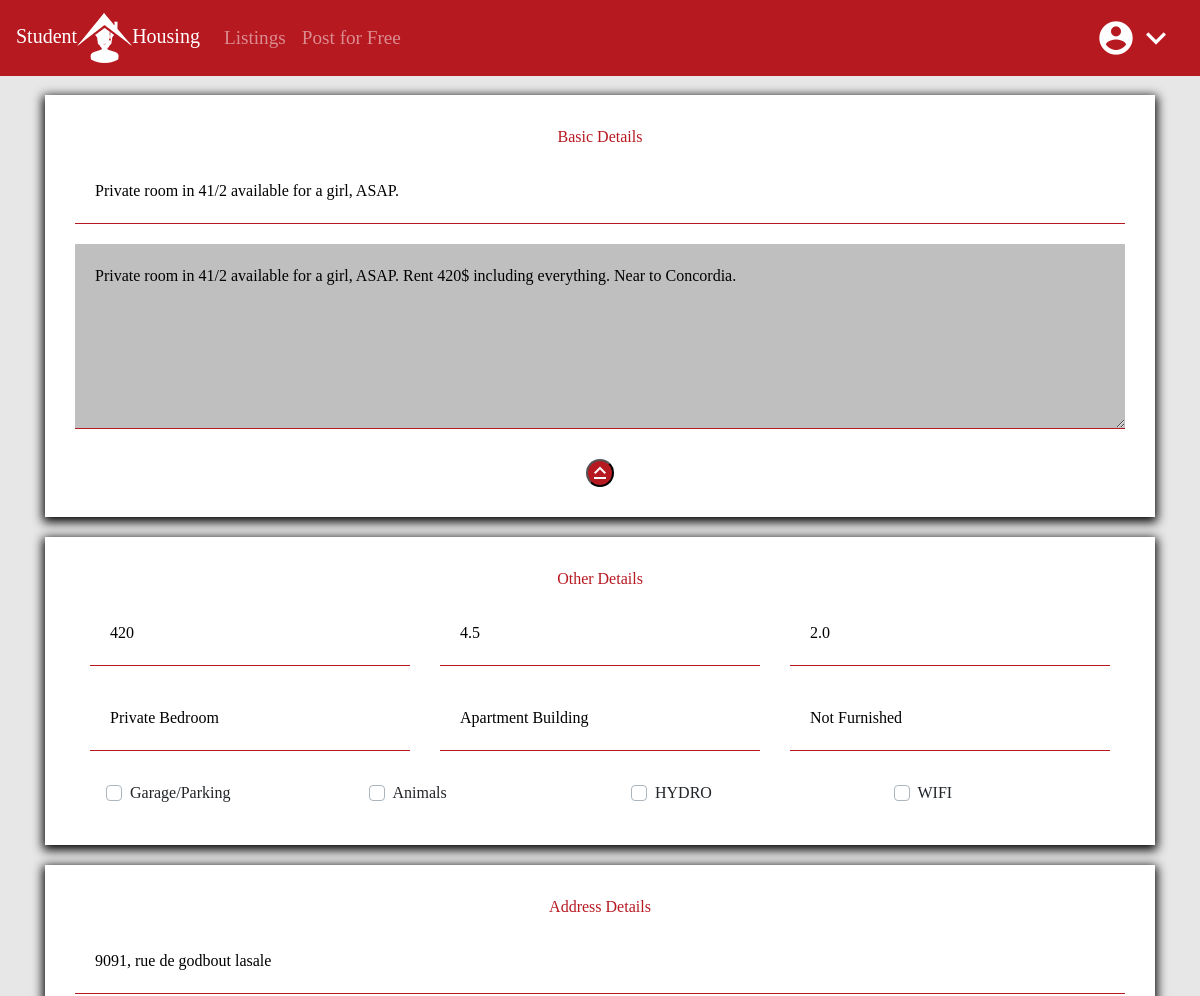
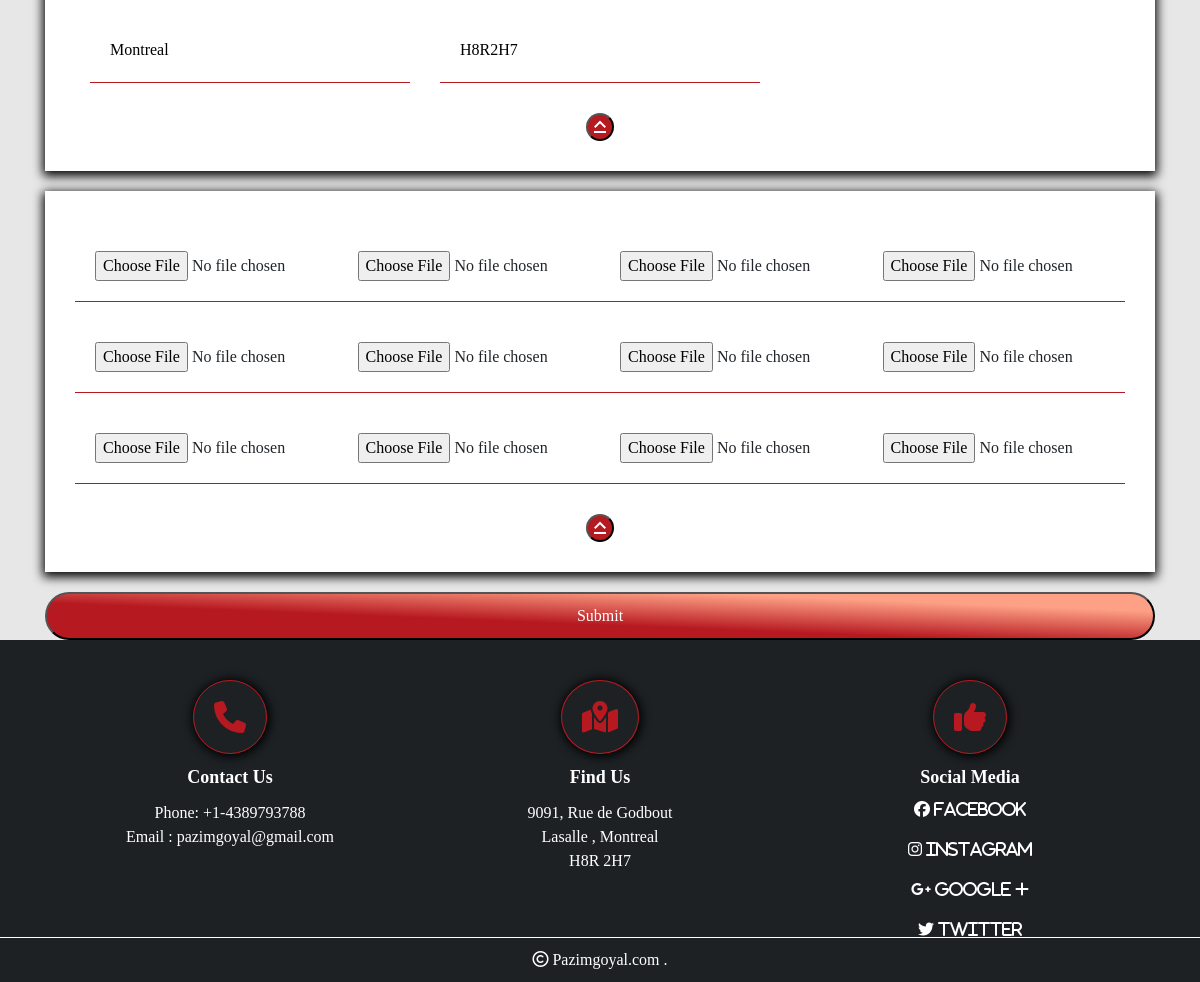
Page /edit/12 (signed in) on the committed database (2 pictures, top to bottom).
### listings/models.py (models this page shows, shortened)
class HouseListings(models.Model):
    title = models.CharField(max_length=200)
    description = models.TextField(blank=True)
    price = models.IntegerField()
    address = models.CharField(max_length=200, default="")
    city = models.CharField(max_length=10, choices=city)
    zipCode = models.CharField(max_length=10)
    building_type = models.CharField(choices=typeB, max_length=18)
    garage = models.BooleanField(default=False)
    space_given = models.CharField(choices=space, max_length=15)
    created_date = models.DateTimeField(default=timezone.now, blank=True)
    is_published = models.BooleanField(default=True)
    image1 = models.ImageField(upload_to='photos/%Y%m%d/', default="default.jpeg")
    image2 = models.ImageField(upload_to='photos/%Y%m%d/', blank=True)
    image3 = models.ImageField(upload_to='photos/%Y%mb%d/', blank=True)
    image4 = models.ImageField(upload_to='photos/%Y%m%d/', blank=True)
    image5 = models.ImageField(upload_to='photos/%Y%m%d/', blank=True)
    image6 = models.ImageField(upload_to='photos/%Y%m%d/', blank=True)
    image7 = models.ImageField(upload_to='photos/%Y%m%d/', blank=True)
    image8 = models.ImageField(upload_to='photos/%Y%m%d/', blank=True)
    image9 = models.ImageField(upload_to='photos/%Y%mb%d/', blank=True)
    image10 = models.ImageField(upload_to='photos/%Y%m%d/', blank=True)
    image11 = models.ImageField(upload_to='photos/%Y%m%d/', blank=True)
    image12 = models.ImageField(upload_to='photos/%Y%m%d/', blank=True)
    bathrooms = models.DecimalField(max_digits=2, default=1, decimal_places=1)
    electricityIncluded = models.BooleanField(default=False)
    wifiIncluded = models.BooleanField(default=False)
    animalsAllowed = models.BooleanField(default=False)
    furnished = models.TextField(choices=furnish)
    user = models.ForeignKey(User, on_delete=models.CASCADE)
    size = models.DecimalField(blank=True, decimal_places=1, max_digits=2, default=3.5)
    bathrooms = models.DecimalField(blank=True, decimal_places=1, max_digits=2, default=2)

### listings/views.py (the view)
# urls.py: path('edit/<int:request_id>', views.edit_listing, name='edit'),
def edit_listing(request, request_id):
    listing = get_object_or_404(HouseListings, pk=request_id)
    if listing.user == request.user:
        if request.method == 'POST':
            form = SaveData(request.POST, request.FILES, instance=listing)
            if form.is_valid():
                listing.save()
                return redirect('listings')
        else:
            form = SaveData()
        return render(request, 'add_listing.html',
                      {' form': form, 'listing': listing, 's': space_type_c, 'c': city_c, 'b': building_type_c,
                       'o': order_c,
                       'f': furnished_c})
    else:
        messages.error("You Cannot Edit This Listing")
        return redirect('dashboard')

### listings/forms.py
class SaveData(forms.ModelForm):
    class Meta:
        model = HouseListings
        exclude = ['created_date', 'user']

### templates/add_listing.html (shortened to what this page needs)
{% extends 'base.html' %}
{% block content %}
<div class="newAds container">
    <form method="POST" enctype="multipart/form-data"> {% csrf_token%}
            <div class="new_upload_card container">
                <div class="card-heading">Basic Details</div>
                <input type="text" name="title" placeholder="Title (keep it short and sweet) *" value="{{listing.title}}" required>
                <textarea name="description" placeholder="Your Description Please:-" rows="6"  value="{{listing.description}}">{{listing.description}}</textarea>
                <a href="#card2">
                    <button type="button" class="new_upload_button"><i class="material-icons">keyboard_capslock
                    </i></button>
                </a>
            </div>
            <div class="new_upload_card container" id="card2">
                <div class="card-heading">Other Details</div>
                <div class="row row-cols-3">
                    <div class="col-lg-4">
                        <input type="text" name="price" placeholder="Price / Month  *" required  value="{{listing.price}}">
                    </div>
                    <div class="col-4">
                        <input type="number" step="0.5" name="size" class="input-form-txt" placeholder="size (3.5 , 5.5)" max="20" min="0.5"  value="{{listing.size}}">
                    </div>
                    <div class="col-4">
                        <input type="number" step="0.5" name="bathroom" class="input-form-txt" placeholder="Bathrooms (1, 1.5)" max="20" min="1"   value="{{listing.bathrooms}}">
                    </div>
                    <div class="col-4">
                        <select class="input-form-dpd" name="space_given">
                            {% for i,j in s.items %}
                        <option value="{{i}}" {%if i == listing.space_given %} selected {%endif%}>{{j}}</option>
                        {%endfor%}
                        </select></div>
                    <div class="col-4">
                        <select class="input-form-dpd" name="building_type">
    {% for i,j in b.items %}
                        <option value="{{i}}" {%if i == listing.building_type %} selected {%endif%}>{{j}}</option>
                        {%endfor%}
                        </select></div>
                    <div class="col-4">
                        <select class="input-form-dpd" name="furnished">
    {% for i,j in f.items %}
                        <option value="{{i}}" {%if i == listing.furnished %} selected {%endif%}>{{j}}</option>
                        {%endfor%}
                        </select></div>
                    <div class="col-3">
                        <div class=" custom-checkbox input-form-cb">
                            <label class="custom-control-label" for="Garage">Garage/Parking</label>
                        </div>
                    </div>
                    <div class="col-3">
                        <div class=" custom-checkbox input-form-cb">
                            <label class="custom-control-label" for="animals">Animals</label>
                        </div>
                    </div>
                    <div class="col-3">
                        <div class=" custom-checkbox input-form-cb">
                            <label class="custom-control-label" for="hydro">HYDRO</label>
                        </div>
                    </div>
                    <div class="col-3">
                        <div class=" custom-checkbox input-form-cb">
                            <label class="custom-control-label" for="wifi">WIFI</label>
                        </div>
                    </div>
                </div>
            </div>
            <div class="new_upload_card container">
                <div class="card-heading">Address Details</div>
                <input type="text" name="address" placeholder="Your Address *" required   value="{{listing.address}}">
                <div class="row row-cols-3">
                    <div class="col-4">
                        <select class="input-form-dpd" name="city">
     {% for i,j in c.items %}
                        <option value="{{i}}" {%if i == listing.city %} selected {%endif%}>{{j}}</option>
                        {%endfor%}
                       </select>
                    </div>
                    <div class="col-4">
                        <input type="text" name="zipCode" placeholder="ZIP CODE  (A1A1A1) *" required   value="{{listing.zipCode}}">
                    </div>
                </div>
                <a href="#card4">
                    <button type="button" class="new_upload_button"><i class="material-icons">keyboard_capslock
                    </i></button>
                </a>
            </div>
            <div class="new_upload_card" id="card4">
                <div class="images row row-cols-xl-4 ">
                    <input name="image1" type="file" accept="image/*" >
                    <input name="image2" type="file" accept="image/*">
                    <input name="image3" type="file" accept="image/*">
                    <input name="image4" type="file" accept="image/*">
                    <input name="image5" type="file" accept="image/*">
                    <input name="image6" type="file" accept="image/*">
                    <input name="image7" type="file" accept="image/*">
                    <input name="image8" type="file" accept="image/*">
                    <input name="image9" type="file" accept="image/*">
                    <input name="image10" type="file" accept="image/*">
                    <input name="image11" type="file" accept="image/*">
                    <input name="image12" type="file" accept="image/*">
                </div>
                <button type="button" class="new_upload_button"><i class="material-icons">keyboard_capslock
                </i></button>
            </div>
            <input type="submit" value="Submit" class="submit">
    </form>
</div>
{%endblock%}

### StudentHomes/static/css/style1.css (style rules this page uses)
* { max-width: 100%; margin: 0px; padding: 0px; -webkit-appearance: none; }
body { background: #e7e7e7; font-family: 'Vollkorn', serif; padding-top: 75px; }
.row { margin-left: 0px; margin-right: 0px; }
.input-form-txt, .input-form-dpd { width: 100%; padding: 10px; margin-top: 10px; background-color: rgba(255, 255, 255, .7); border: none; }
.input-form-cb { width: 100%; padding: 10px; padding-left: 40px; background-color: rgba(255, 255, 255, .7); border: none; margin-top: 10px; }
.requestDetails input, textarea { width: 100%; border: none; margin-top: 10px; border-bottom: 1px solid #b71921; padding: 10px; background-color: rgba(0, 0, 0, .25); }
.new_upload_card { background-color: #fff; box-shadow: 0px 3px 10px 2px #000; padding: 30px; margin-top: 20px; margin-bottom: 20px; }
.new_upload_button { display: block; margin: auto; text-decoration: none; margin-top: 20px; border-radius: 50%; background-color: #b71921; color: #fff; overflow: hidden; transition: transform 1s; }
.new_upload_card input, .new_upload_card textarea, .new_upload_card select { border: none; border-bottom: 1px solid #b71921; border-radius: 0px; width: 100%; padding: 20px; margin: 10px 0px; }
.newAds input[type="submit"] { width: 100%; text-align: center; background: linear-gradient(to top right, #b71921 40%, #fda085 80%); border-radius: 40px; padding: 10px; color: #fff; }
.new_upload_card .card-heading { text-align: center; color: #b71921; }

### rows in the picture
HouseListings: title "Private room in 41/2 available for a girl, ASAP.", description "Private room in 41/2 available for a girl, ASAP. Rent 420$ including everything. Near to Concordia.", price "420", size "4.5", bathroom "2.0", space_given "Private Bedroom", building_type "Apartment Building", furnished "Not Furnished", address "9091, rue de godbout lasale", city "Montreal", zipCode "H8R2H7"
